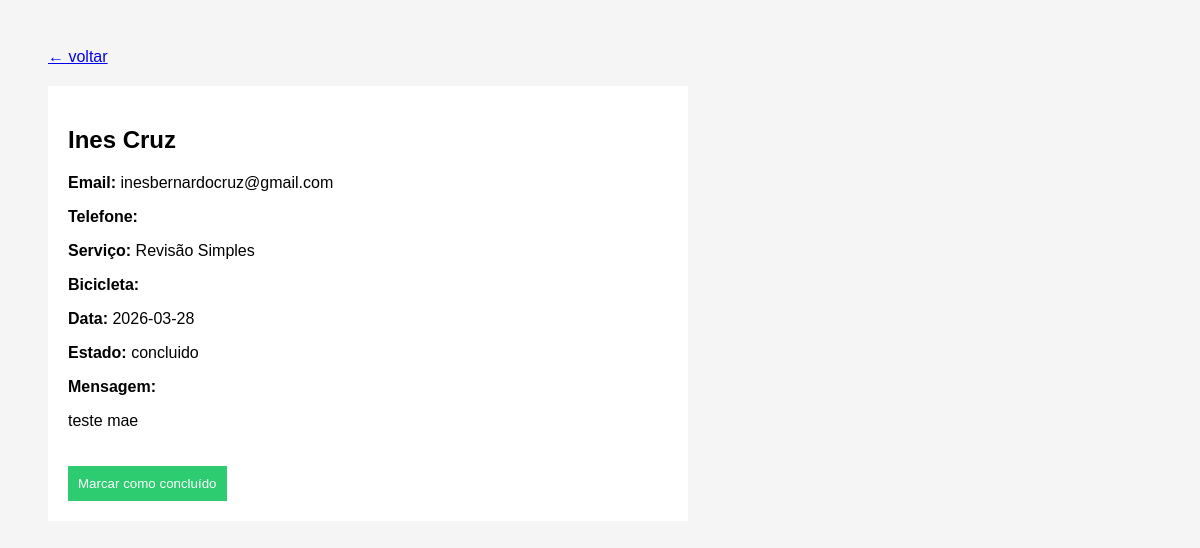
/booking/6/ (signed in), run on the app's committed database.
### bookings/models.py (models this page shows, shortened)
class Booking(models.Model):
    nome = models.CharField(max_length=100)
    email = models.EmailField()
    telefone = models.CharField(max_length=20)
    servico = models.CharField(max_length=100)
    modelo_bike = models.CharField(max_length=100, blank=True)
    mensagem = models.TextField()
    data = models.CharField(max_length=50)
    estado = models.CharField(max_length=20, default="pendente")
    created_at = models.DateTimeField(auto_now_add=True)

### bookings/views_admin.py (the view)
@login_required(login_url="/login-admin")
def booking_detail(request, id):
    booking = get_object_or_404(Booking, id=id)
    if request.method == "POST":
        booking.estado = "concluido"
        booking.save()
        return redirect("/painel")
    return render(request, "booking_detail.html", {
        "booking": booking
    })

### bookings/templates/booking_detail.html (shortened to what this page needs)
<!DOCTYPE html>
<html>
<head>
</head>
<body>
<a href="/painel" class="back">← voltar</a>
<div class="card">
    <h2>{{ booking.nome }}</h2>
    <p><b>Email:</b> {{ booking.email }}</p>
    <p><b>Telefone:</b> {{ booking.telefone }}</p>
    <p><b>Serviço:</b> {{ booking.servico }}</p>
    <p><b>Bicicleta:</b> {{ booking.modelo_bike }}</p>
    <p><b>Data:</b> {{ booking.data }}</p>
    <p><b>Estado:</b> {{ booking.estado }}</p>
    <p><b>Mensagem:</b></p>
    <p>{{ booking.mensagem }}</p>
    <form method="POST">
        <button>
            Marcar como concluído
        </button>
    </form>
</div>
</body>
</html>

### bookings/templates/booking_detail.html (style rules this page uses)
body { font-family: Arial; padding: 40px; background: #f5f5f5; }
.card { background: white; padding: 20px; max-width: 600px; }
button { padding: 10px; background: #2ecc71; border: none; color: white; cursor: pointer; margin-top: 20px; }
.back { display: inline-block; margin-bottom: 20px; }

### data on the page
Booking: nome "Ines Cruz", email "inesbernardocruz@gmail.com", servico "Revisão Simples", data "2026-03-28", estado "concluido", mensagem "teste mae"
